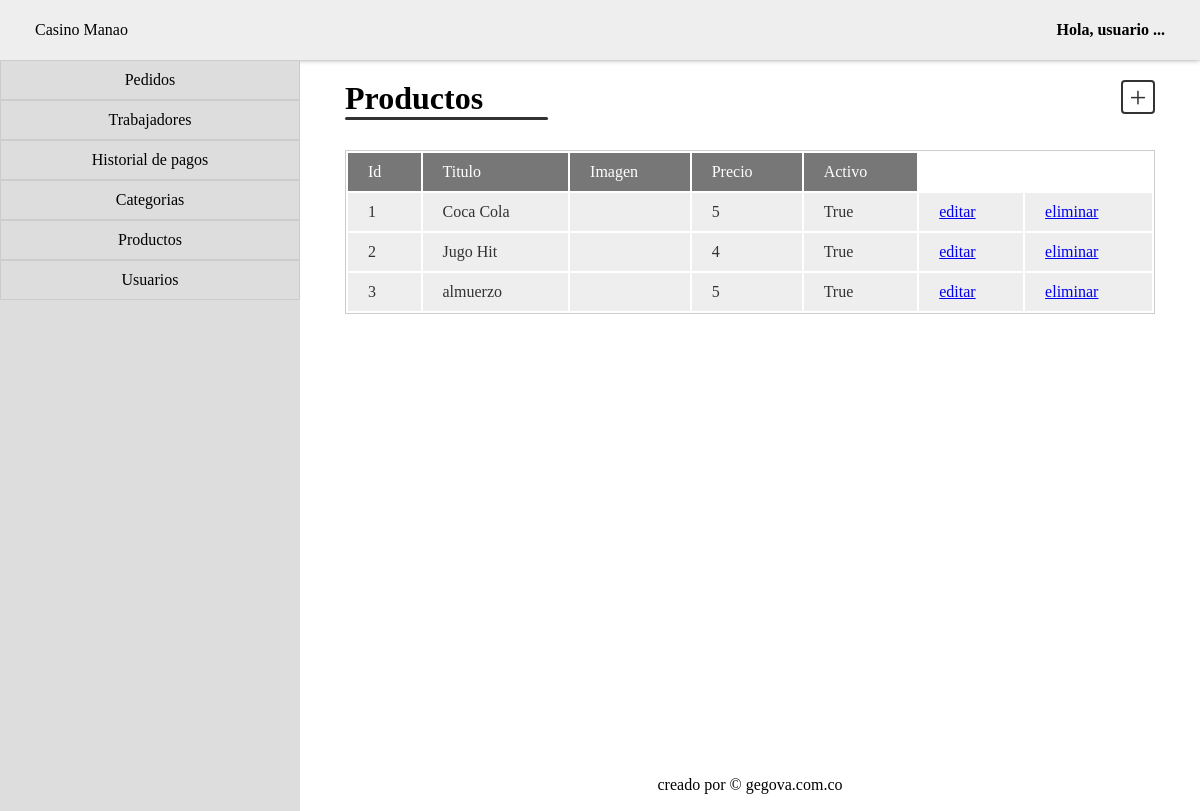
Before: /productos with the older database file.
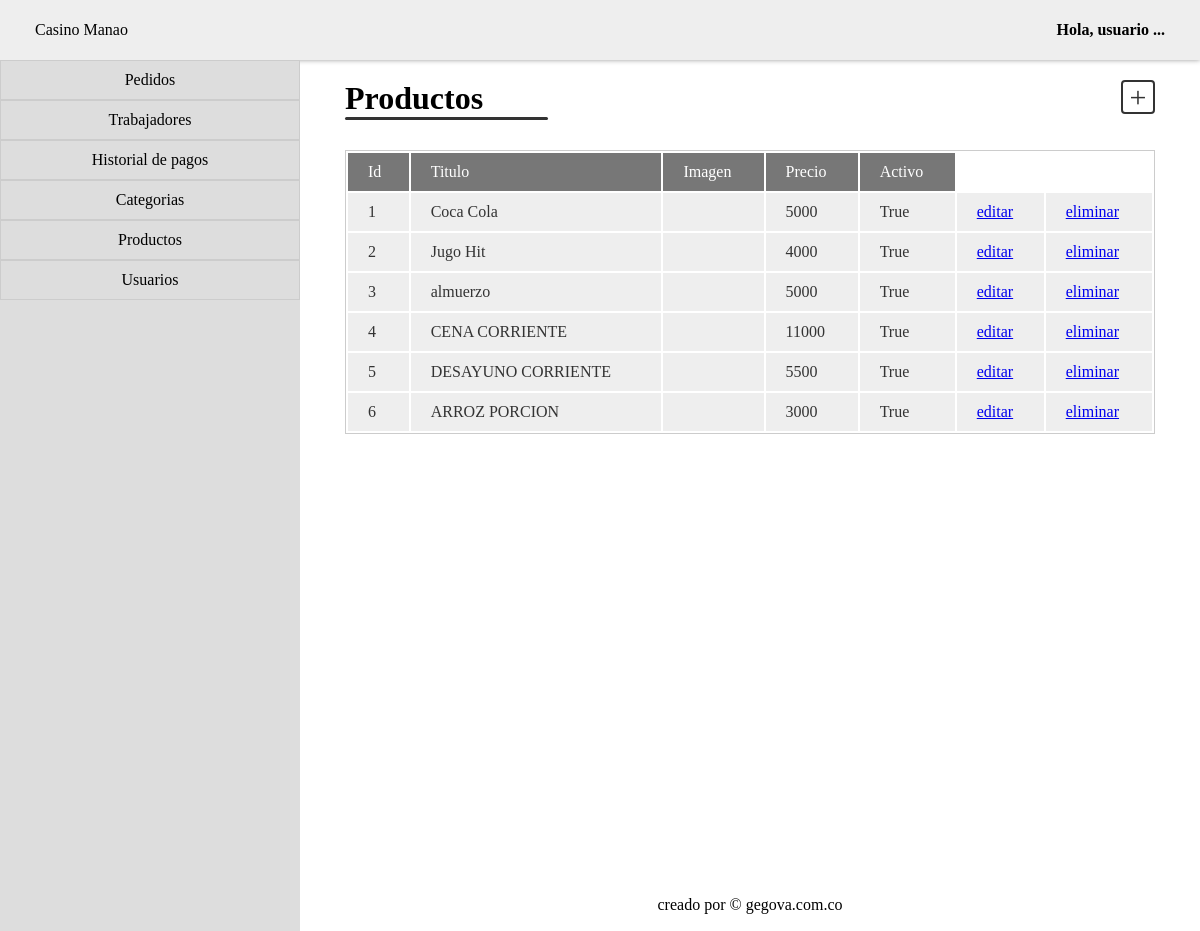
After: the same page with the newer database file.
### products/models.py (models this page shows, shortened)
class Product(models.Model):
    title = models.CharField(max_length=255)
    price = models.CharField(max_length=255)
    active = models.BooleanField(default=False)
    category = models.ForeignKey(
        'categories.Category', on_delete=models.SET_NULL, null=True, blank=True)

### products/views.py (the view)
# urls.py: path('', include('products.urls')),
def products(request):
    products = Product.objects.all()
    return render(request, 'products.html', {
        'title': 'Productos',
        'products': products
    })

### products/templates/products.html
{% extends 'layouts/index.html' %} {% block title %} {{ title }} {% endblock %}
{% block content %}
<div class="hd-title">
  <h1>{{ title }}</h1>
  <div class="add"><a href="#">+</a></div>
</div>
<hr class="sep_title" />
<table class="table">
  <tr class="tb-title">
    <td>id</td>
    <td>Titulo</td>
    <td>Imagen</td>
    <td>Precio</td>
    <td>Activo</td>
  </tr>
  {% for product in products %}
  <tr class="tb-content">
    <td>{{product.id}}</td>
    <td>{{product.title}}</td>
    <td>{{product.image}}</td>
    <td>{{product.price}}</td>
    <td>{{product.active}}</td>
    <td><a href="#">editar</a></td>
    <td><a href="#">eliminar</a></td>
  </tr>
  {% endfor %}
</table>
{% endblock %}

### core/templates/layouts/index.html (shortened to what this page needs)
<!DOCTYPE html>
{% load static %}
<html lang="es">
  <head>
    <link
      rel="stylesheet"
      type="text/css"
      href="{% static 'css/layout.css' %}"
    />
    <link
      rel="stylesheet"
      type="text/css"
      href="{% static 'css/tabla.css' %}"
    />
    <link
      rel="stylesheet"
      type="text/css"
      href="{% static 'css/product.css' %}"
    />
    <link
      rel="stylesheet"
      type="text/css"
      href="{% static 'css/buttons.css' %}"
    />
    <link
      rel="stylesheet"
      type="text/css"
      href="{% static 'css/home.css' %}"
    />
  </head>
  <body>
    <header class="header">
      <div class="logo">
        <p>Casino Manao</p>
      </div>
      <div class="right">
        <strong>Hola, usuario ...</strong>
      </div>
    </header>
    <div class="lateral">
      <ul>
        <li><a href="{% url "home" %} ">Pedidos</a></li>
        <li><a href="{% url "worker" %}">Trabajadores</a></li>
        <li><a href="{% url "payments" %}">Historial de pagos</a></li>
        <li><a href="{% url "categories" %}">Categorias</a></li>
        <li><a href="{% url "products" %}">Productos</a></li>
        <li><a href="{% url "users" %}">Usuarios</a></li>
      </ul>
    </div>
    <div class="content">{% block content %} {% endblock %}</div>
    <footer class="footer">creado por &copy; gegova.com.co</footer>
  </body>
</html>

### core/static/css/layout.css (style rules this page uses)
* { margin: 0px; padding: 0px; }
body { display: grid; grid-template-columns: repeat(4, 1fr); grid-auto-rows: minmax(53px, auto); }
.header { grid-column: 1 / 5; grid-row: 1; width: 100%; height: 60px; display: flex; justify-content: space-between; align-items: center; background-color: #eee; box-shadow: 0px 0px 5px #999; }
.header .logo { margin-left: 35px; }
.header .right { margin-right: 35px; }
.lateral { grid-column: 1; grid-row: 2 / 12; background-color: #ddd; }
.lateral ul { width: 100%; }
.lateral ul li { border: 1px solid #ccc; text-align: center; }
.lateral ul li a { display: block; text-decoration: none; color: #000; padding-top: 10px; padding-bottom: 10px; transition: all 200ms; }
.content { grid-column: 2 / 5; grid-row: 2 / 3; width: 90%; margin: 20px auto; }
.footer { grid-column: 2 / 5; grid-row: 11; width: 100%; display: flex; justify-content: center; align-items: center; }
.sep_title { display: block; width: 25%; height: 3px; background-color: #333; border: #999; border-radius: 5px; }
.hd-title { width: 100%; display: flex; justify-content: space-between; }
.hd-title .add { display: flex; justify-content: center; align-items: center; border: 2px solid #333; color: #333; font-size: 30px; border-radius: 4px; width: 20px; height: 20px; padding: 5px; }
.hd-title .add a { text-decoration: none; color: #333; }

### core/static/css/tabla.css (style rules this page uses)
.table { width: 100%; border: 1px solid #ccc; margin-top: 30px; }
.tb-title { background-color: #777; color: #fff; }
.tb-title td { margin: 3px; padding: 10px 20px; text-transform: capitalize; }
.tb-content { background-color: #eee; color: #333; }
.tb-content td { margin: 3px; padding: 10px 20px; }

Changed rows visible on the page:
changed Product "Coca Cola": price "5" → "5000"
changed Product "Jugo Hit": price "4" → "4000"
changed Product "almuerzo": price "5" → "5000"
added Product: id "4", title "CENA CORRIENTE", price "11000", active "True"
added Product: id "5", title "DESAYUNO CORRIENTE", price "5500", active "True"
added Product: id "6", title "ARROZ PORCION", price "3000", active "True"
